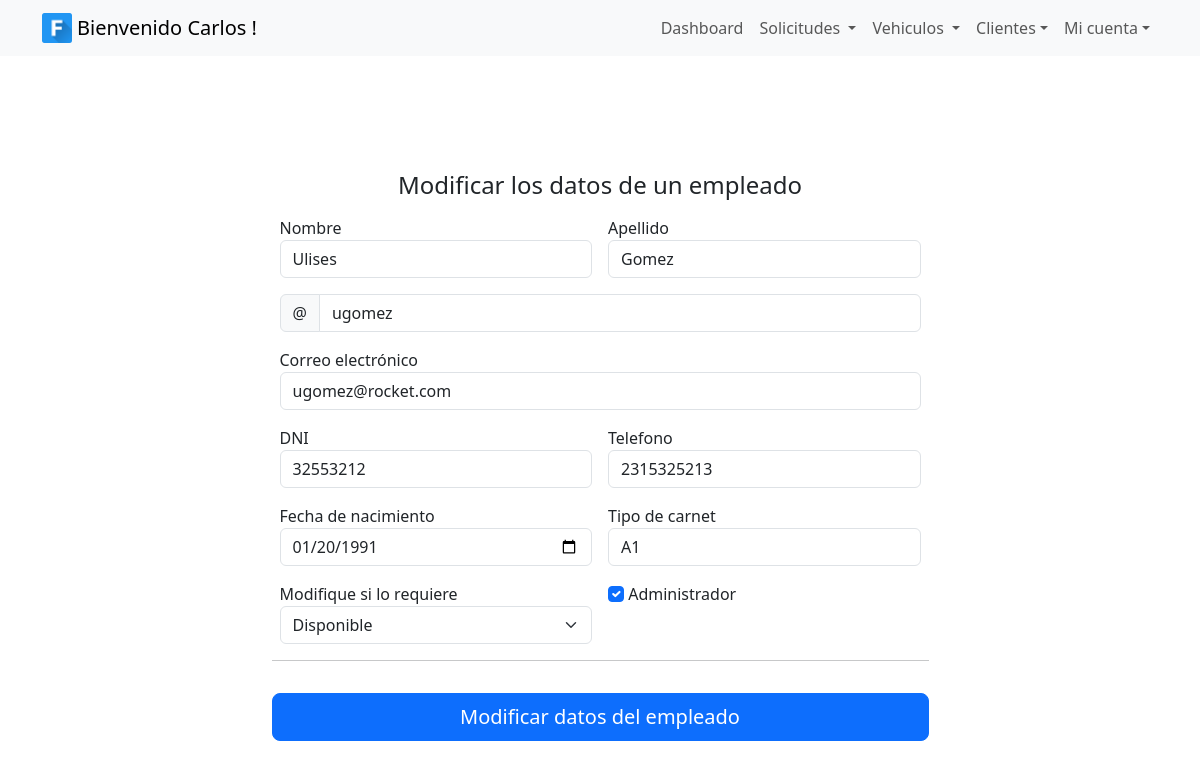
/empleados/43/ (signed in), run on the app's committed database.
### solicitudes/models.py (models this page shows, shortened)
class Usuario(AbstractUser):
    dni = models.CharField(max_length=8, unique=True)
    telefono = models.CharField(max_length=10)
    fecha_creacion = models.DateField(null=True)
    id_tipo_usuario = models.ForeignKey(TiposUsuario, on_delete=models.CASCADE)
    class Meta:
        verbose_name_plural = "Usuarios"

class Empleado(Usuario):
    administrativo = models.BooleanField(default=False, null=True)
    fecha_nac = models.DateField(null=True)
    tipo_carnet = models.CharField(max_length=2)
    ausencias = models.IntegerField()
    id_estado_empleado = models.ForeignKey(EstadosEmpleado, on_delete=models.CASCADE)
    usuario = models.OneToOneField(Usuario, on_delete=models.CASCADE, parent_link=True)
    class Meta:
        verbose_name_plural = "Empleados"

### solicitudes/views.py (the view, shortened to what this page needs)
# urls.py: path('empleados/<int:empleado_id>/', views.empleado_detalle, name='empleado_detalle'),
@login_required
def empleado_detalle(request, empleado_id):
    empleado = get_object_or_404(Empleado, pk=empleado_id)
    estados = EstadosEmpleado.objects.all()
    if empleado.administrativo == True:
        empleado.administrativo = 1
    else:
        empleado.administrativo = 0
    if request.method == "GET":
        return render(
            request,
            "empleados/empleado_detalle.html",
            {"empleado": empleado, "estados": estados},
        )

### solicitudes/templates/empleados/empleado_detalle.html (shortened to what this page needs)
{% extends 'base.html' %} {% block content %}
<main class="container">
  <div class="row vh-100 d-flex justify-content-center align-items-center">
    <div class="col-md-7">
      <form
        action="{% url 'empleado_detalle' empleado.id %}"
        method="post"
        class="card-body"
      >
        <h4 class="mb-3 text-center">Modificar los datos de un empleado</h4>
        <div class="row g-3">
          <div class="col-sm-6">
            <label for="first_name">Nombre</label>
            <input
              type="text"
              name="first_name"
              class="form-control"
              value="{{empleado.first_name}}"
            />
          </div>
          <div class="col-sm-6">
            <label for="last_name">Apellido</label>
            <input
              type="text"
              name="last_name"
              class="form-control"
              value="{{empleado.last_name}}"
            />
          </div>
          <div class="input-group">
            <span class="input-group-text" id="basic-addon1">@</span>
            <input
              type="text"
              name="username"
              class="form-control"
              value="{{empleado.username}}"
            />
          </div>
          <div class="col-12">
            <label for="email">Correo electrónico</label>
            <input
              type="email"
              name="email"
              class="form-control"
              value="{{empleado.email}}"
            />
          </div>
          <div class="col-sm-6">
            <label for="dni">DNI</label>
            <input
              type="text"
              name="dni"
              class="form-control"
              value="{{empleado.dni}}"
            />
          </div>
          <div class="col-sm-6">
            <label for="telefono">Telefono</label>
            <input
              type="text"
              name="telefono"
              class="form-control"
              value="{{empleado.telefono}}"
            />
          </div>
          <div class="col-sm-6">
            <label for="fecha_nac">Fecha de nacimiento</label>
            <input
              type="date"
              name="fecha_nac"
              class="form-control"
              value="{{empleado.fecha_nac | date:'Y-m-d'}}"
            />
          </div>
          <div class="col-sm-6">
            <label for="tipo_carnet">Tipo de carnet</label>
            <input
              type="text"
              name="tipo_carnet"
              class="form-control"
              value="{{empleado.tipo_carnet}}"
            />
          </div>
          <div class="col-sm-6">
            <label for="id_estado_empleado">Modifique si lo requiere</label>
            <select
              name="id_estado_empleado"
              id="id_estado_empleado"
              class="form-select"
            >
              {% for estado in estados %}
              {% if estado.id == empleado.id_estado_empleado.id %}
              <option value="{{ estado.id }}" selected>
                {{ estado.descripcion }}
              </option>
              {% else %}
              <option value="{{ estado.id }}">{{ estado.descripcion }}</option>
              {% endif %}
              {% endfor %}
            </select>
          </div>
        <div class="col-sm-6">
          {% if empleado.administrativo == 1 %}
             <input class="form-check-input" type="checkbox" value="1" name="administrativo" id="administrativo" checked>
          {% else %}
             <input class="form-check-input" type="checkbox" value="0" name="administrativo" id="administrativo">
          {% endif %}
          <label class="form-check-label" for="administrativo">Administrador</label>
       </div>
        <hr />
        <button class="w-100 btn btn-primary btn-lg">
          Modificar datos del empleado
        </button>
      </form>
    </div>
  </div>
</main>
{% endblock %}

### solicitudes/templates/base.html (shortened to what this page needs)
{% load static %}
<!DOCTYPE html>
<html lang="en">
<head>
  <link href="https://cdn.jsdelivr.net/npm/bootstrap@5.3.2/dist/css/bootstrap.min.css" rel="stylesheet"
 />
  <link rel="stylesheet" href="https://cdn.jsdelivr.net/npm/bootstrap-icons@1.11.1/font/bootstrap-icons.css">
  <link rel="stylesheet" href="https://cdn.datatables.net/1.13.6/css/dataTables.bootstrap5.min.css">
  <link rel="stylesheet" href="https://cdn.datatables.net/1.13.6/css/jquery.dataTables.min.css">
  <link rel="stylesheet" href="https://cdn.datatables.net/buttons/2.4.2/css/buttons.dataTables.min.css">
  <link rel="stylesheet" type="text/css" href="{% static 'css/styles.css' %}">
</head>
<body>
  <nav class="navbar navbar-expand-lg bg-body-tertiary bg-dark text-white">
    <div class="container">
      <img style="width: 30px; margin-right: 5px" src="{% static 'img/fletter.png' %}"></img>
      {% if user.is_authenticated %}
        <a class="navbar-brand" href="#"> Bienvenido {{ user.first_name }} !</a>
      {% endif %}
      <div class="collapse navbar-collapse" id="navbarNav">
        <ul class="navbar-nav ms-auto">
          {% if user.is_authenticated %}
            <li class="nav-item"><a class="nav-link" href="/dashboard/" role="button">Dashboard</a></li>
            <li class="nav-item dropdown">
              <a class="nav-link dropdown-toggle" href="#" role="button" data-bs-toggle="dropdown" aria-expanded="false">
              Solicitudes
              </a>
            </li>
            {% if user.is_staff %}
            <li class="nav-item dropdown">
              <a class="nav-link dropdown-toggle" href="#" role="button" data-bs-toggle="dropdown" aria-expanded="false">
                Vehiculos
              </a>
            </li>
            <li class="nav-item dropdown">
              <a class="nav-link dropdown-toggle" href="#" role="button" data-bs-toggle="dropdown"
                aria-expanded="false">Clientes</a>
            </li>
            {% endif %}
            <li class="nav-item dropdown">
              <a class="nav-link dropdown-toggle" href="#" role="button" data-bs-toggle="dropdown"
                aria-expanded="false">Mi cuenta</a>
            </li>
          {% else %}
            <li class="nav-item"><a class="nav-link" href="/signup/">Registrarse</a></li>
            <li class="nav-item"><a class="nav-link" href="/signin/">Iniciar sesion</a></li>
          {% endif %}
        </ul>
      </div>
    </div>
  </nav>
  {% block content %}
  {% endblock %}
</body>
</html>

### data on the page
Usuario: first_name "Carlos"
Usuario: first_name "Ulises", last_name "Gomez", username "ugomez", email "ugomez@rocket.com", dni "32553212", telefono "2315325213"
Empleado: fecha_nac "01/20/1991", tipo_carnet "A1"

### other printed values
form field id_estado_empleado "Disponible"
